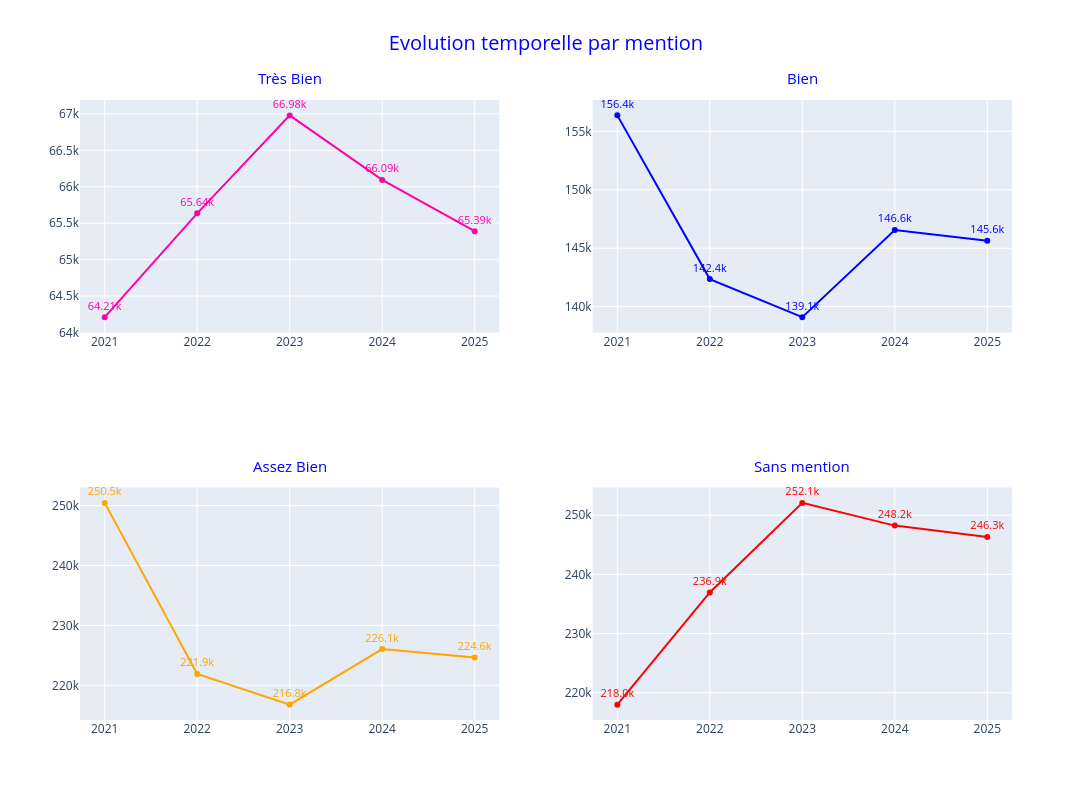

Notebook code cell kept with this figure:
### Markdown cell above
### Evolution temporelle du nombre de mention

### Code cell
df_session = df.groupby('session')[admis_mention+['admis_totaux']].sum().reset_index()

cols = 2 
rows = (len(admis_mention) + cols - 1) // cols

fig_session = go.Figure()
fig_session = make_subplots(rows, cols, subplot_titles= [labels_mention[col] for col in admis_mention])
for i,column in enumerate(admis_mention):
    row = i // cols + 1 
    col = i % cols + 1
    fig_session.add_trace(
        go.Scatter(
            x=df_session['session'],
            y=df_session[column],
            mode='lines+markers+text',
            texttemplate='%{y:.4s}',
            line=dict(color=colors_mention[column]),
            marker=dict(color=colors_mention[column]),
            textfont=dict(color=colors_mention[column])
        ),  
        row=row, 
        col=col
    )

fig_session.update_layout(
    title=dict(text='Evolution temporelle par mention', x=0.5, font=dict(size=20, color='blue')), 
    autosize=False, 
    width=1600, 
    height=800, 
    showlegend=False
)
fig_session.update_traces(
    textposition='top center', 
    cliponaxis=False, 
    textfont=dict(size=11)
)
fig_session.update_xaxes(type='category')
fig_session.update_annotations(yshift=10, font=dict(size=15, color='blue'))
fig_session.show()

### Figure 1 — Plotly figure (JSON) as saved in the notebook; plotly's stock layout.template omitted (floating-point values rounded to 4 significant figures)
{"data": [{"cliponaxis": false, "line": {"color": "#FF00AA"}, "marker": {"color": "#FF00AA"}, "mode": "lines+markers+text", "textfont": {"color": "#FF00AA", "size": 11}, "textposition": "top center", "texttemplate": "%{y:.4s}", "type": "scatter", "x": [2021, 2022, 2023, 2024, 2025], "xaxis": "x", "y": [64211, 65635, 66980, 66094, 65391], "yaxis": "y"}, {"cliponaxis": false, "line": {"color": "blue"}, "marker": {"color": "blue"}, "mode": "lines+markers+text", "textfont": {"color": "blue", "size": 11}, "textposition": "top center", "texttemplate": "%{y:.4s}", "type": "scatter", "x": [2021, 2022, 2023, 2024, 2025], "xaxis": "x2", "y": [156363, 142356, 139102, 146557, 145642], "yaxis": "y2"}, {"cliponaxis": false, "line": {"color": "orange"}, "marker": {"color": "orange"}, "mode": "lines+markers+text", "textfont": {"color": "orange", "size": 11}, "textposition": "top center", "texttemplate": "%{y:.4s}", "type": "scatter", "x": [2021, 2022, 2023, 2024, 2025], "xaxis": "x3", "y": [250451, 221902, 216776, 226057, 224634], "yaxis": "y3"}, {"cliponaxis": false, "line": {"color": "red"}, "marker": {"color": "red"}, "mode": "lines+markers+text", "textfont": {"color": "red", "size": 11}, "textposition": "top center", "texttemplate": "%{y:.4s}", "type": "scatter", "x": [2021, 2022, 2023, 2024, 2025], "xaxis": "x4", "y": [217996, 236947, 252083, 248244, 246334], "yaxis": "y4"}], "layout": {"annotations": [{"font": {"color": "blue", "size": 15}, "showarrow": false, "text": "Très Bien", "x": 0.225, "xanchor": "center", "xref": "paper", "y": 1, "yanchor": "bottom", "yref": "paper", "yshift": 10}, {"font": {"color": "blue", "size": 15}, "showarrow": false, "text": "Bien", "x": 0.775, "xanchor": "center", "xref": "paper", "y": 1, "yanchor": "bottom", "yref": "paper", "yshift": 10}, {"font": {"color": "blue", "size": 15}, "showarrow": false, "text": "Assez Bien", "x": 0.225, "xanchor": "center", "xref": "paper", "y": 0.375, "yanchor": "bottom", "yref": "paper", "yshift": 10}, {"font": {"color": "blue", "size": 15}, "showarrow": false, "text": "Sans mention", "x": 0.775, "xanchor": "center", "xref": "paper", "y": 0.375, "yanchor": "bottom", "yref": "paper", "yshift": 10}], "autosize": false, "height": 800, "showlegend": false, "title": {"font": {"color": "blue", "size": 20}, "text": "Evolution temporelle par mention", "x": 0.5}, "width": 1600, "xaxis": {"anchor": "y", "domain": [0, 0.45], "type": "category"}, "xaxis2": {"anchor": "y2", "domain": [0.55, 1], "type": "category"}, "xaxis3": {"anchor": "y3", "domain": [0, 0.45], "type": "category"}, "xaxis4": {"anchor": "y4", "domain": [0.55, 1], "type": "category"}, "yaxis": {"anchor": "x", "domain": [0.625, 1]}, "yaxis2": {"anchor": "x2", "domain": [0.625, 1]}, "yaxis3": {"anchor": "x3", "domain": [0, 0.375]}, "yaxis4": {"anchor": "x4", "domain": [0, 0.375]}}}
